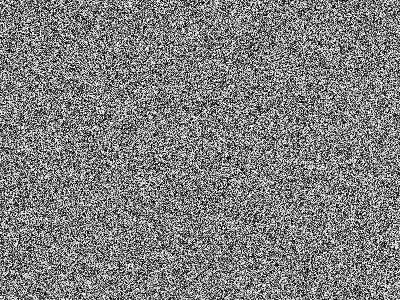
#> input picture opencv5/accessing_img_data_with_numpy.array/pic-0.png, 400 x 300 px
$ python main.py
#> lines starting #> are read from the running program, lines starting #| are printed output that depends on the picture; after the words box and inside, x2 and y2 are one past the last pixel; in counts of white or black regions, pixels touching at a corner belong together
import cv2

img = cv2.imread('pic-0.png', cv2.IMREAD_COLOR)
#> img is the input picture: shape (300, 400, 3); min 0, max 254, mean 126.9

# if img is not None:
#     img[0, 0] = [255, 255, 255]
#     cv2.imwrite('white-pixel-first.png', img)

img[0, 0, 2] = 255 # sets the value of a pixel's red channel
#> img: shape (300, 400, 3); under 0.01% of pixels changed, all inside (x1, y1, x2, y2) = (0, 0, 1, 1)
cv2.imwrite('red-pixel-first.png', img)

# [9 lines of commented-out code are left out]

my_roi = img[0:100, 0:100]
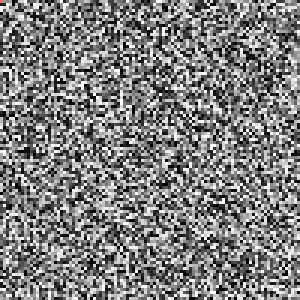
#> my_roi: shape (100, 100, 3) (shown 3 times larger); mean B, G, R 126.6, 126.6, 126.6
img[200:300, 200:300] = my_roi
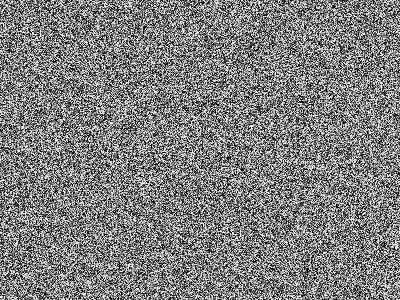
#> img: shape (300, 400, 3); mean B, G, R 126.9, 126.9, 126.9
cv2.imwrite('roi.png', img)
